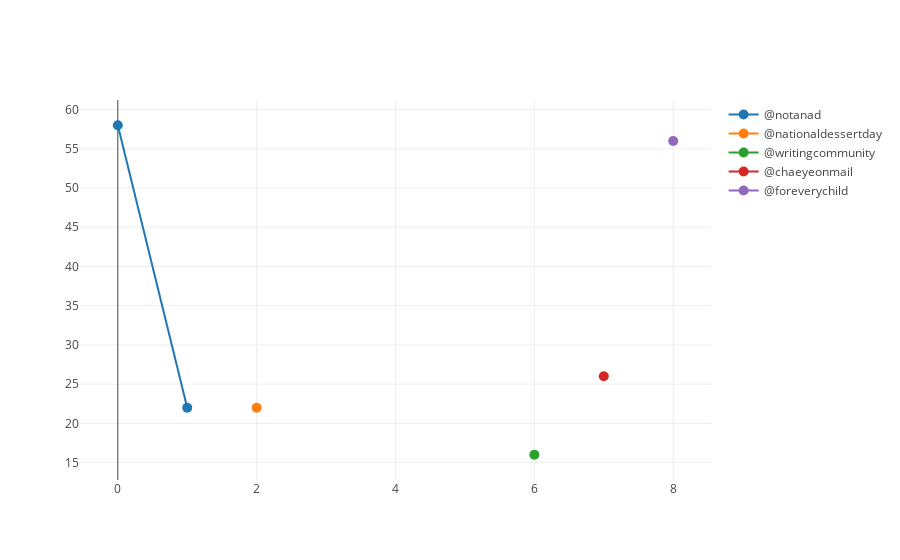

Source (notebook cell):
### Markdown cell above
#### Top associated tags

### Code cell
#configure_plotly_browser_state()
top_influencers(top_ht, max_items, output=None, inline=True)

### Figure 1 — Plotly figure (JSON) as saved in the notebook; plotly's stock layout.template omitted (floating-point values rounded to 4 significant figures)
{"data": [{"marker": {"size": 10}, "mode": "lines+markers", "name": "@notanad", "text": ["2019-10-12", "2019-10-13"], "textfont": {"family": "Raleway, sans-serif"}, "textposition": "top center", "type": "scatter", "uid": "aeff4044-7028-40d7-a97b-fcfd3332e026", "x": [0, 1], "y": [58, 22]}, {"marker": {"size": 10}, "mode": "lines+markers", "name": "@nationaldessertday", "text": ["2019-10-14"], "textfont": {"family": "Raleway, sans-serif"}, "textposition": "top center", "type": "scatter", "uid": "5a35dfde-c218-464b-ade0-b3404f031b8c", "x": [2], "y": [22]}, {"marker": {"size": 10}, "mode": "lines+markers", "name": "@writingcommunity", "text": ["2019-10-18"], "textfont": {"family": "Raleway, sans-serif"}, "textposition": "top center", "type": "scatter", "uid": "819c56c3-3689-48e5-9e66-fc5effb0446d", "x": [6], "y": [16]}, {"marker": {"size": 10}, "mode": "lines+markers", "name": "@chaeyeonmail", "text": ["2019-10-19"], "textfont": {"family": "Raleway, sans-serif"}, "textposition": "top center", "type": "scatter", "uid": "d855051a-1823-4c37-83df-42606ee88947", "x": [7], "y": [26]}, {"marker": {"size": 10}, "mode": "lines+markers", "name": "@foreverychild", "text": ["2019-10-20"], "textfont": {"family": "Raleway, sans-serif"}, "textposition": "top center", "type": "scatter", "uid": "60075440-c3a2-4ad6-b411-04d9b53193e6", "x": [8], "y": [56]}], "layout": {}}
